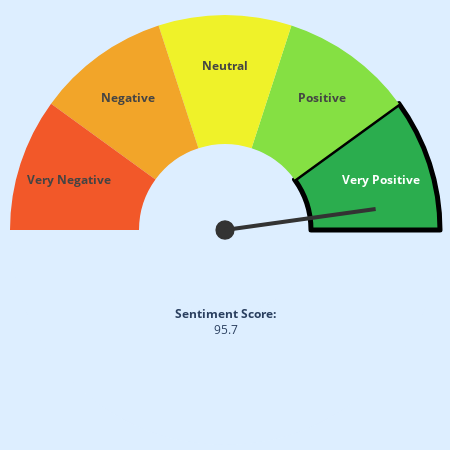

Notebook code for this chart:
### Code cell
import plotly.graph_objects as go
import numpy as np

plot_bgcolor = "#def"
quadrant_colors = [plot_bgcolor, "#2bad4e", "#85e043", "#eff229", "#f2a529", "#f25829"]  
quadrant_text = ["", "<b>Very Positive</b>", "<b>Positive</b>", "<b>Neutral</b>", "<b>Negative</b>", "<b>Very Negative</b>"]
n_quadrants = len(quadrant_colors) - 1

current_value = 95.7
min_value = 0
max_value = 100
hand_length = np.sqrt(2) / 4
hand_angle = np.pi * (1 - (max(min_value, min(max_value, current_value)) - min_value) / (max_value - min_value))

# Define custom line widths for the outline (with an outline on "Very Positive")
line_widths = [0, 5, 0, 0, 0, 0]  # Only set width for the second section ("Very Positive")
line_colors = ["rgba(0, 0, 0, 0)", "#000", "rgba(0, 0, 0, 0)", "rgba(0, 0, 0, 0)", "rgba(0, 0, 0, 0)", "rgba(0, 0, 0, 0)"]  # Use transparent color for no outline

fig = go.Figure(
    data=[
        go.Pie(
            values=[0.5] + (np.ones(n_quadrants) / 2 / n_quadrants).tolist(),
            rotation=90,
            hole=0.4,  # Decrease the hole size for better visibility of inner lines
            marker=dict(
                colors=quadrant_colors,
                line=dict(width=line_widths, color=line_colors)  # Use transparent color where no outline is needed
            ),
            text=quadrant_text,
            textinfo="text",
            hoverinfo="skip",
        ),
    ],
    layout=go.Layout(
        showlegend=False,
        margin=dict(b=0, t=10, l=10, r=10),
        width=450,
        height=450,
        paper_bgcolor=plot_bgcolor,
        annotations=[
            go.layout.Annotation(
                text=f"<b>Sentiment Score:</b><br>{current_value}",
                x=0.5, xanchor="center", xref="paper",
                y=0.25, yanchor="bottom", yref="paper",
                showarrow=False,
            )
        ],
        shapes=[
            go.layout.Shape(
                type="circle",
                x0=0.48, x1=0.52,
                y0=0.48, y1=0.52,
                fillcolor="#333",
                line_color="#333",
            ),
            go.layout.Shape(
                type="line",
                x0=0.5, x1=0.5 + hand_length * np.cos(hand_angle),
                y0=0.5, y1=0.5 + hand_length * np.sin(hand_angle),
                line=dict(color="#333", width=4)
            )
        ]
    )
)
fig.show()

### Figure 1 — Plotly figure (JSON) as saved in the notebook; plotly's stock layout.template omitted (floating-point values rounded to 4 significant figures)
{"data": [{"hole": 0.4, "hoverinfo": "skip", "marker": {"colors": ["#def", "#2bad4e", "#85e043", "#eff229", "#f2a529", "#f25829"], "line": {"color": ["rgba(0, 0, 0, 0)", "#000", "rgba(0, 0, 0, 0)", "rgba(0, 0, 0, 0)", "rgba(0, 0, 0, 0)", "rgba(0, 0, 0, 0)"], "width": [0, 5, 0, 0, 0, 0]}}, "rotation": 90, "text": ["", "<b>Very Positive</b>", "<b>Positive</b>", "<b>Neutral</b>", "<b>Negative</b>", "<b>Very Negative</b>"], "textinfo": "text", "type": "pie", "values": [0.5, 0.1, 0.1, 0.1, 0.1, 0.1]}], "layout": {"annotations": [{"showarrow": false, "text": "<b>Sentiment Score:</b><br>95.7", "x": 0.5, "xanchor": "center", "xref": "paper", "y": 0.25, "yanchor": "bottom", "yref": "paper"}], "height": 450, "margin": {"b": 0, "l": 10, "r": 10, "t": 10}, "paper_bgcolor": "#def", "shapes": [{"fillcolor": "#333", "line": {"color": "#333"}, "type": "circle", "x0": 0.48, "x1": 0.52, "y0": 0.48, "y1": 0.52}, {"line": {"color": "#333", "width": 4}, "type": "line", "x0": 0.5, "x1": 0.8503, "y0": 0.5, "y1": 0.5476}], "showlegend": false, "width": 450}}
